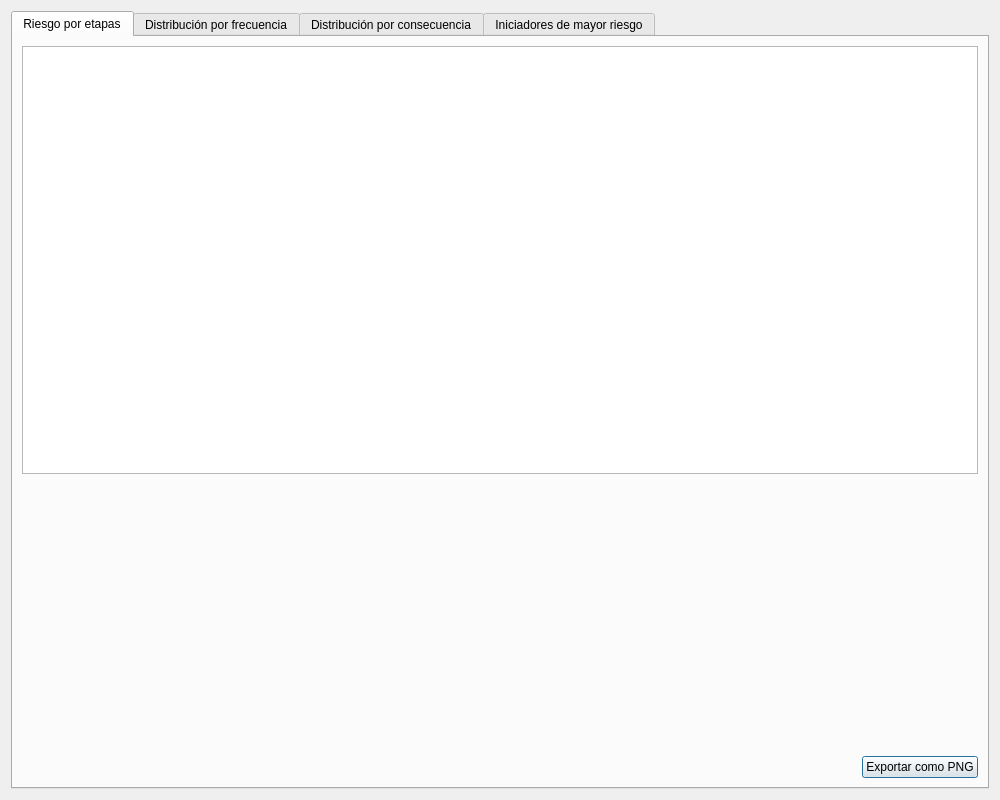
<?xml version="1.0" encoding="UTF-8"?>
<ui version="4.0">
 <class>Resumen</class>
 <widget class="QDialog" name="Resumen">
  <property name="windowModality">
   <enum>Qt::WindowModal</enum>
  </property>
  <property name="geometry">
   <rect>
    <x>0</x>
    <y>0</y>
    <width>1000</width>
    <height>800</height>
   </rect>
  </property>
  <property name="minimumSize">
   <size>
    <width>900</width>
    <height>700</height>
   </size>
  </property>
  <property name="windowTitle">
   <string>Resumen del modelo</string>
  </property>
  <property name="windowIcon">
   <iconset>
    <normaloff>:/icons/resources/icons/summary.png</normaloff>:/icons/resources/icons/summary.png</iconset>
  </property>
  <property name="modal">
   <bool>true</bool>
  </property>
  <layout class="QVBoxLayout" name="verticalLayout_3">
   <item>
    <widget class="QTabWidget" name="tabWidget">
     <property name="tabShape">
      <enum>QTabWidget::Rounded</enum>
     </property>
     <property name="currentIndex">
      <number>0</number>
     </property>
     <property name="documentMode">
      <bool>false</bool>
     </property>
     <widget class="QWidget" name="tab_2">
      <attribute name="title">
       <string>Riesgo por etapas</string>
      </attribute>
      <layout class="QVBoxLayout" name="verticalLayout_2">
       <item>
        <layout class="QHBoxLayout" name="horizontalLayout_2">
         <property name="sizeConstraint">
          <enum>QLayout::SetFixedSize</enum>
         </property>
         <item>
          <widget class="QTableWidget" name="tblSummary">
           <property name="sizePolicy">
            <sizepolicy hsizetype="Expanding" vsizetype="Expanding">
             <horstretch>0</horstretch>
             <verstretch>0</verstretch>
            </sizepolicy>
           </property>
           <property name="minimumSize">
            <size>
             <width>0</width>
             <height>0</height>
            </size>
           </property>
           <property name="maximumSize">
            <size>
             <width>16777215</width>
             <height>16777215</height>
            </size>
           </property>
           <property name="editTriggers">
            <set>QAbstractItemView::NoEditTriggers</set>
           </property>
           <property name="showDropIndicator" stdset="0">
            <bool>false</bool>
           </property>
           <property name="selectionMode">
            <enum>QAbstractItemView::NoSelection</enum>
           </property>
           <property name="cornerButtonEnabled">
            <bool>false</bool>
           </property>
           <attribute name="horizontalHeaderStretchLastSection">
            <bool>false</bool>
           </attribute>
           <attribute name="verticalHeaderStretchLastSection">
            <bool>false</bool>
           </attribute>
          </widget>
         </item>
        </layout>
       </item>
       <item>
        <spacer name="verticalSpacer_3">
         <property name="orientation">
          <enum>Qt::Vertical</enum>
         </property>
         <property name="sizeType">
          <enum>QSizePolicy::Fixed</enum>
         </property>
         <property name="sizeHint" stdset="0">
          <size>
           <width>20</width>
           <height>20</height>
          </size>
         </property>
        </spacer>
       </item>
       <item>
        <layout class="QHBoxLayout" name="horizontalLayout_3">
         <property name="sizeConstraint">
          <enum>QLayout::SetFixedSize</enum>
         </property>
         <item>
          <widget class="QWidget" name="summaryRMAChartsWidget" native="true">
           <property name="minimumSize">
            <size>
             <width>0</width>
             <height>250</height>
            </size>
           </property>
           <property name="maximumSize">
            <size>
             <width>16777215</width>
             <height>250</height>
            </size>
           </property>
          </widget>
         </item>
        </layout>
       </item>
       <item>
        <layout class="QHBoxLayout" name="horizontalLayout_exportRisk">
         <item>
          <spacer name="horizontalSpacer_risk">
           <property name="orientation">
            <enum>Qt::Horizontal</enum>
           </property>
           <property name="sizeHint" stdset="0">
            <size>
             <width>40</width>
             <height>20</height>
            </size>
           </property>
          </spacer>
         </item>
         <item>
          <widget class="QPushButton" name="btExportRiskChart">
           <property name="text">
            <string>Exportar como PNG</string>
           </property>
          </widget>
         </item>
        </layout>
       </item>
      </layout>
     </widget>
     <widget class="QWidget" name="tab_3">
      <attribute name="title">
       <string>Distribución por frecuencia</string>
      </attribute>
      <layout class="QVBoxLayout" name="verticalLayout_5">
       <item>
        <widget class="QWidget" name="frequencyChartsWidget" native="true">
         <property name="minimumSize">
          <size>
           <width>0</width>
           <height>400</height>
          </size>
         </property>
        </widget>
       </item>
       <item>
        <layout class="QHBoxLayout" name="horizontalLayout_exportFreq">
         <item>
          <spacer name="horizontalSpacer_freq">
           <property name="orientation">
            <enum>Qt::Horizontal</enum>
           </property>
           <property name="sizeHint" stdset="0">
            <size>
             <width>40</width>
             <height>20</height>
            </size>
           </property>
          </spacer>
         </item>
         <item>
          <widget class="QPushButton" name="btExportFrequencyChart">
           <property name="text">
            <string>Exportar como PNG</string>
           </property>
          </widget>
         </item>
        </layout>
       </item>
      </layout>
     </widget>
     <widget class="QWidget" name="tab_4">
      <attribute name="title">
       <string>Distribución por consecuencia</string>
      </attribute>
      <layout class="QVBoxLayout" name="verticalLayout_6">
       <item>
        <widget class="QWidget" name="consequenceChartsWidget" native="true">
         <property name="minimumSize">
          <size>
           <width>0</width>
           <height>400</height>
          </size>
         </property>
        </widget>
       </item>
       <item>
        <layout class="QHBoxLayout" name="horizontalLayout_exportCons">
         <item>
          <spacer name="horizontalSpacer_cons">
           <property name="orientation">
            <enum>Qt::Horizontal</enum>
           </property>
           <property name="sizeHint" stdset="0">
            <size>
             <width>40</width>
             <height>20</height>
            </size>
           </property>
          </spacer>
         </item>
         <item>
          <widget class="QPushButton" name="btExportConsequenceChart">
           <property name="text">
            <string>Exportar como PNG</string>
           </property>
          </widget>
         </item>
        </layout>
       </item>
      </layout>
     </widget>
     <widget class="QWidget" name="tab">
      <attribute name="title">
       <string>Iniciadores de mayor riesgo</string>
      </attribute>
      <layout class="QVBoxLayout" name="verticalLayout">
       <item>
        <widget class="QScrollArea" name="scrollArea">
         <property name="styleSheet">
          <string notr="true">background-color: #fdfdfd;border:1px solid #ddd;</string>
         </property>
         <property name="widgetResizable">
          <bool>true</bool>
         </property>
         <widget class="QWidget" name="scrollAreaWidgetContents">
          <property name="geometry">
           <rect>
            <x>0</x>
            <y>0</y>
            <width>948</width>
            <height>688</height>
           </rect>
          </property>
          <layout class="QVBoxLayout" name="verticalLayout_4">
           <item>
            <widget class="QLabel" name="tIniciadoresMayorRiesgo">
             <property name="sizePolicy">
              <sizepolicy hsizetype="Preferred" vsizetype="Expanding">
               <horstretch>0</horstretch>
               <verstretch>0</verstretch>
              </sizepolicy>
             </property>
             <property name="text">
              <string/>
             </property>
             <property name="textFormat">
              <enum>Qt::MarkdownText</enum>
             </property>
             <property name="scaledContents">
              <bool>true</bool>
             </property>
             <property name="wordWrap">
              <bool>true</bool>
             </property>
             <property name="textInteractionFlags">
              <set>Qt::TextSelectableByKeyboard|Qt::TextSelectableByMouse</set>
             </property>
            </widget>
           </item>
          </layout>
         </widget>
        </widget>
       </item>
       <item>
        <layout class="QHBoxLayout" name="horizontalLayout">
         <property name="sizeConstraint">
          <enum>QLayout::SetMinimumSize</enum>
         </property>
         <item>
          <spacer name="horizontalSpacer_2">
           <property name="orientation">
            <enum>Qt::Horizontal</enum>
           </property>
           <property name="sizeHint" stdset="0">
            <size>
             <width>40</width>
             <height>20</height>
            </size>
           </property>
          </spacer>
         </item>
         <item>
          <widget class="QPushButton" name="btRiskSourceText">
           <property name="text">
            <string>Ver Markdown</string>
           </property>
          </widget>
         </item>
        </layout>
       </item>
      </layout>
     </widget>
    </widget>
   </item>
  </layout>
 </widget>
 <resources/>
 <connections/>
</ui>
